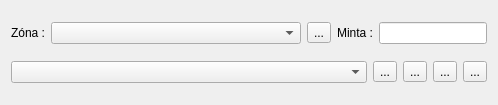
<?xml version="1.0" encoding="UTF-8"?>
<ui version="4.0">
 <class>placeEd</class>
 <widget class="QWidget" name="placeEd">
  <property name="geometry">
   <rect>
    <x>0</x>
    <y>0</y>
    <width>498</width>
    <height>105</height>
   </rect>
  </property>
  <property name="windowTitle">
   <string>Form</string>
  </property>
  <layout class="QVBoxLayout" name="verticalLayout">
   <item>
    <layout class="QHBoxLayout" name="horizontalLayout1" stretch="0,1,0,0,0">
     <item>
      <widget class="QLabel" name="labelZone">
       <property name="text">
        <string>Zóna :</string>
       </property>
       <property name="alignment">
        <set>Qt::AlignLeading|Qt::AlignLeft|Qt::AlignVCenter</set>
       </property>
      </widget>
     </item>
     <item>
      <widget class="QComboBox" name="comboBoxZone"/>
     </item>
     <item>
      <widget class="QToolButton" name="toolButtonZoneInfo">
       <property name="toolTip">
        <string>&lt;html&gt;&lt;head/&gt;&lt;body&gt;&lt;p&gt;Egy riport ablak megjelenítése a hálózati elemről, ill. patch panel vagy fali csatlakozóról.&lt;/p&gt;&lt;p&gt;A megosztásokat figyelmen kívül hagyja!&lt;/p&gt;&lt;/body&gt;&lt;/html&gt;</string>
       </property>
       <property name="text">
        <string>...</string>
       </property>
       <property name="icon">
        <iconset resource="lv2g.qrc">
         <normaloff>:/icons/document-properties.ico</normaloff>:/icons/document-properties.ico</iconset>
       </property>
      </widget>
     </item>
     <item>
      <widget class="QLabel" name="labelPlacePattern">
       <property name="text">
        <string>Minta :</string>
       </property>
       <property name="alignment">
        <set>Qt::AlignRight|Qt::AlignTrailing|Qt::AlignVCenter</set>
       </property>
      </widget>
     </item>
     <item>
      <widget class="QLineEdit" name="lineEditPlacePattern"/>
     </item>
    </layout>
   </item>
   <item>
    <layout class="QHBoxLayout" name="horizontalLayout2">
     <item>
      <widget class="QComboBox" name="comboBoxPlace"/>
     </item>
     <item>
      <widget class="QToolButton" name="toolButtonPlaceAdd">
       <property name="text">
        <string>...</string>
       </property>
       <property name="icon">
        <iconset resource="lv2g.qrc">
         <normaloff>:/icons/add.ico</normaloff>:/icons/add.ico</iconset>
       </property>
      </widget>
     </item>
     <item>
      <widget class="QToolButton" name="toolButtonRefresh">
       <property name="text">
        <string>...</string>
       </property>
       <property name="icon">
        <iconset resource="lv2g.qrc">
         <normaloff>:/icons/refresh.ico</normaloff>:/icons/refresh.ico</iconset>
       </property>
      </widget>
     </item>
     <item>
      <widget class="QToolButton" name="toolButtonPlaceEdit">
       <property name="text">
        <string>...</string>
       </property>
       <property name="icon">
        <iconset resource="lv2g.qrc">
         <normaloff>:/icons/edit.ico</normaloff>:/icons/edit.ico</iconset>
       </property>
      </widget>
     </item>
     <item>
      <widget class="QToolButton" name="toolButtonPlaceInfo">
       <property name="toolTip">
        <string>&lt;html&gt;&lt;head/&gt;&lt;body&gt;&lt;p&gt;Egy riport ablak megjelenítése a hálózati elemről, ill. patch panel vagy fali csatlakozóról.&lt;/p&gt;&lt;p&gt;A megosztásokat figyelmen kívül hagyja!&lt;/p&gt;&lt;/body&gt;&lt;/html&gt;</string>
       </property>
       <property name="text">
        <string>...</string>
       </property>
       <property name="icon">
        <iconset resource="lv2g.qrc">
         <normaloff>:/icons/document-properties.ico</normaloff>:/icons/document-properties.ico</iconset>
       </property>
      </widget>
     </item>
    </layout>
   </item>
  </layout>
 </widget>
 <resources>
  <include location="lv2g.qrc"/>
 </resources>
 <connections/>
</ui>
